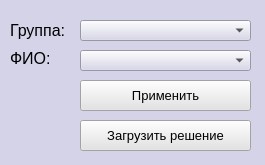
<?xml version="1.0" encoding="UTF-8"?>
<ui version="4.0">
 <class>FormLogin</class>
 <widget class="QWidget" name="FormLogin">
  <property name="geometry">
   <rect>
    <x>0</x>
    <y>0</y>
    <width>265</width>
    <height>165</height>
   </rect>
  </property>
  <property name="minimumSize">
   <size>
    <width>265</width>
    <height>165</height>
   </size>
  </property>
  <property name="maximumSize">
   <size>
    <width>265</width>
    <height>165</height>
   </size>
  </property>
  <property name="windowTitle">
   <string>Выбор варианта</string>
  </property>
  <property name="styleSheet">
   <string notr="true">QWidget{
background-color: rgb(212, 211, 232);
}

QPushButton {
background-color: rgb(226, 232, 227,);
color: rgb(0, 0, 0);
font: 10pt &quot;MS Shell Dlg 2&quot;;
}

QPushButton:disabled {
	color: rgb(179, 179, 179);
	background-color: rgb(227, 227, 227);
}

QPushButton:enabled {
	color: rgb(0, 0, 0);
	background-color: rgb(227, 227, 227);
}

QLineEdit {
	background-color: rgba(232, 219, 216, 91);
}

QComboBox{
	color: rgb(0, 0, 0);
}

</string>
  </property>
  <widget class="QLabel" name="label">
   <property name="geometry">
    <rect>
     <x>10</x>
     <y>10</y>
     <width>81</width>
     <height>41</height>
    </rect>
   </property>
   <property name="font">
    <font>
     <pointsize>12</pointsize>
     <weight>50</weight>
     <bold>false</bold>
    </font>
   </property>
   <property name="text">
    <string>Группа:</string>
   </property>
  </widget>
  <widget class="QLabel" name="label_2">
   <property name="geometry">
    <rect>
     <x>10</x>
     <y>50</y>
     <width>71</width>
     <height>16</height>
    </rect>
   </property>
   <property name="font">
    <font>
     <pointsize>12</pointsize>
     <weight>50</weight>
     <bold>false</bold>
    </font>
   </property>
   <property name="text">
    <string>ФИО:</string>
   </property>
  </widget>
  <widget class="QComboBox" name="comboBox_group">
   <property name="geometry">
    <rect>
     <x>80</x>
     <y>20</y>
     <width>171</width>
     <height>21</height>
    </rect>
   </property>
  </widget>
  <widget class="QComboBox" name="comboBox_student">
   <property name="geometry">
    <rect>
     <x>80</x>
     <y>50</y>
     <width>171</width>
     <height>21</height>
    </rect>
   </property>
  </widget>
  <widget class="QPushButton" name="pushButton_accept">
   <property name="geometry">
    <rect>
     <x>80</x>
     <y>80</y>
     <width>171</width>
     <height>31</height>
    </rect>
   </property>
   <property name="font">
    <font>
     <family>MS Shell Dlg 2</family>
     <pointsize>10</pointsize>
     <weight>50</weight>
     <italic>false</italic>
     <bold>false</bold>
    </font>
   </property>
   <property name="text">
    <string>Применить</string>
   </property>
  </widget>
  <widget class="QPushButton" name="pushButton_load">
   <property name="geometry">
    <rect>
     <x>80</x>
     <y>120</y>
     <width>171</width>
     <height>31</height>
    </rect>
   </property>
   <property name="font">
    <font>
     <family>MS Shell Dlg 2</family>
     <pointsize>10</pointsize>
     <weight>50</weight>
     <italic>false</italic>
     <bold>false</bold>
    </font>
   </property>
   <property name="text">
    <string>Загрузить решение</string>
   </property>
  </widget>
 </widget>
 <resources/>
 <connections/>
</ui>
